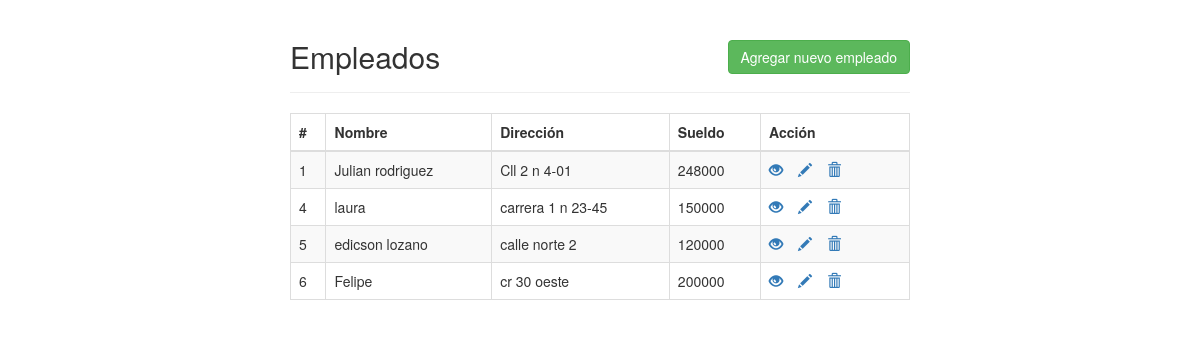
The page / on the database its author committed.
### tables this page shows
CREATE TABLE `employees` (
  `id` int(11) NOT NULL,
  `name` varchar(100) NOT NULL,
  `address` varchar(255) NOT NULL,
  `salary` int(10) NOT NULL
);

### src/index.php (the view, shortened to what this page needs)
<!DOCTYPE html>
<html lang="en">
<head>
    <link rel="stylesheet" href="https://maxcdn.bootstrapcdn.com/bootstrap/3.3.7/css/bootstrap.css">
</head>
<body>
    <div class="wrapper">
        <div class="container-fluid">
            <div class="row">
                <div class="col-md-12">
                    <div class="page-header clearfix">
                        <h2 class="pull-left">Empleados</h2>
                        <a href="create.php" class="btn btn-success pull-right">Agregar nuevo empleado</a>
                    </div>
                    <?php
                    require_once "config.php";
                    $sql = "SELECT * FROM employees";
                    if($result = mysqli_query($link, $sql)){
                        if(mysqli_num_rows($result) > 0){
                            echo "<table class='table table-bordered table-striped'>";
                                echo "<thead>";
                                    echo "<tr>";
                                        echo "<th>#</th>";
                                        echo "<th>Nombre</th>";
                                        echo "<th>Dirección</th>";
                                        echo "<th>Sueldo</th>";
                                        echo "<th>Acción</th>";
                                    echo "</tr>";
                                echo "</thead>";
                                echo "<tbody>";
                                while($row = mysqli_fetch_array($result)){
                                    echo "<tr>";
                                        echo "<td>" . $row['id'] . "</td>";
                                        echo "<td>" . $row['name'] . "</td>";
                                        echo "<td>" . $row['address'] . "</td>";
                                        echo "<td>" . $row['salary'] . "</td>";
                                        echo "<td>";
                                            echo "<a href='read.php?id=". $row['id'] ."' title='Ver' data-toggle='tooltip'><span class='glyphicon glyphicon-eye-open'></span></a>";
                                            echo "<a href='update.php?id=". $row['id'] ."' title='Actualizar' data-toggle='tooltip'><span class='glyphicon glyphicon-pencil'></span></a>";
                                            echo "<a href='delete.php?id=". $row['id'] ."' title='Borrar' data-toggle='tooltip'><span class='glyphicon glyphicon-trash'></span></a>";
                                        echo "</td>";
                                    echo "</tr>";
                                }
                                echo "</tbody>";
                            echo "</table>";
                        } else{
                            echo "<p class='lead'><em>No hay empleados registrados.</em></p>";
                        }
                    } else{
                        echo "ERROR: no se pudo ejecutar $sql. " . mysqli_error($link);
                    }
                    ?>
                </div>
            </div>
        </div>
    </div>
</body>
</html>

### src/index.php (style rules this page uses)
.wrapper { width: 650px; margin: 0 auto; }
.page-header h2 { margin-top: 0; }
table tr td:last-child a { margin-right: 15px; }

### rows shown on the page
employees: id "1", name "Julian rodriguez", address "Cll 2 n 4-01", salary "248000"
employees: id "4", name "laura", address "carrera 1 n 23-45", salary "150000"
employees: id "5", name "edicson lozano", address "calle norte 2", salary "120000"
employees: id "6", name "Felipe", address "cr 30 oeste", salary "200000"
